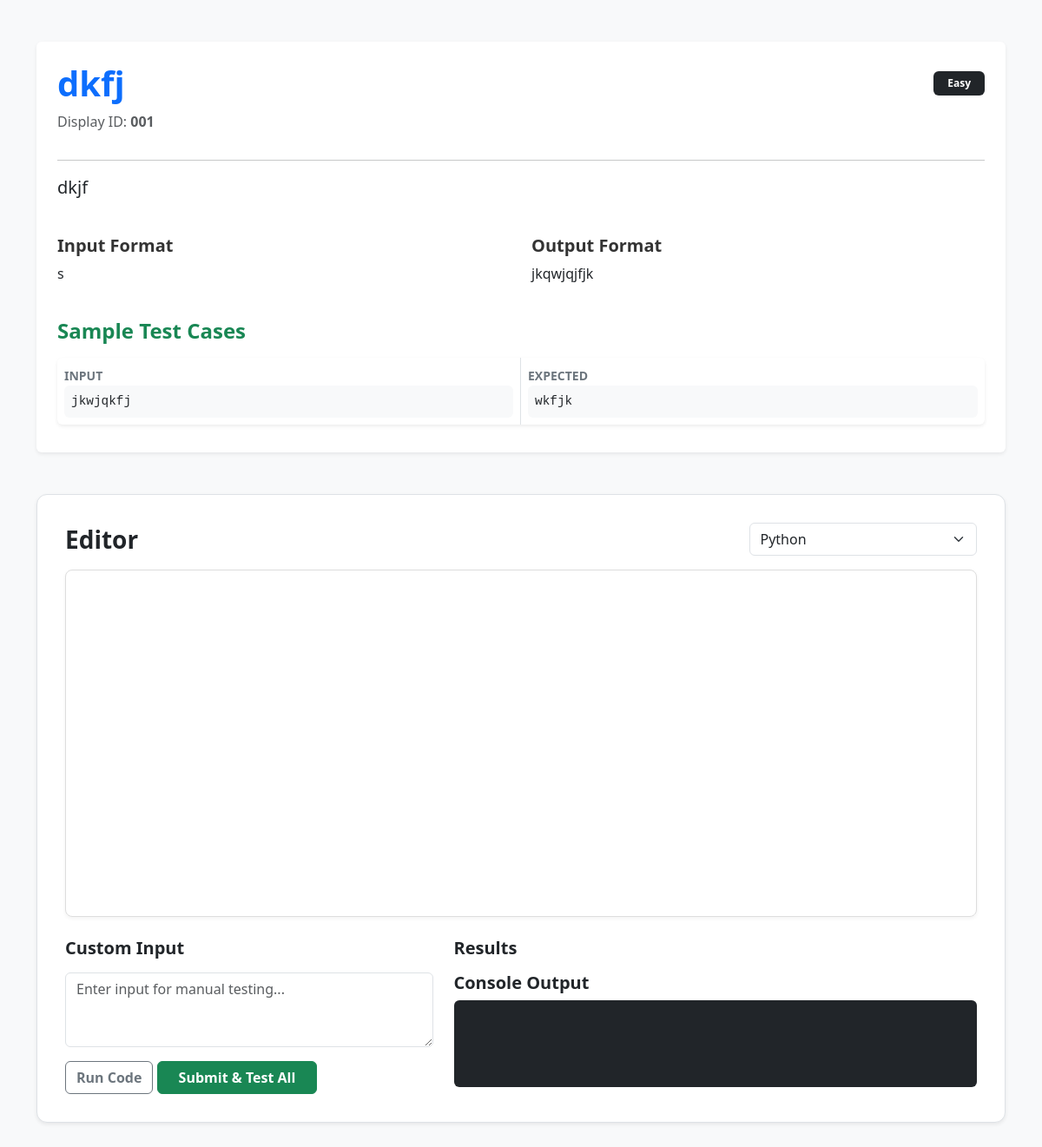
/solve_and_compiler_page/1, run on an earlier commit of the app's database.
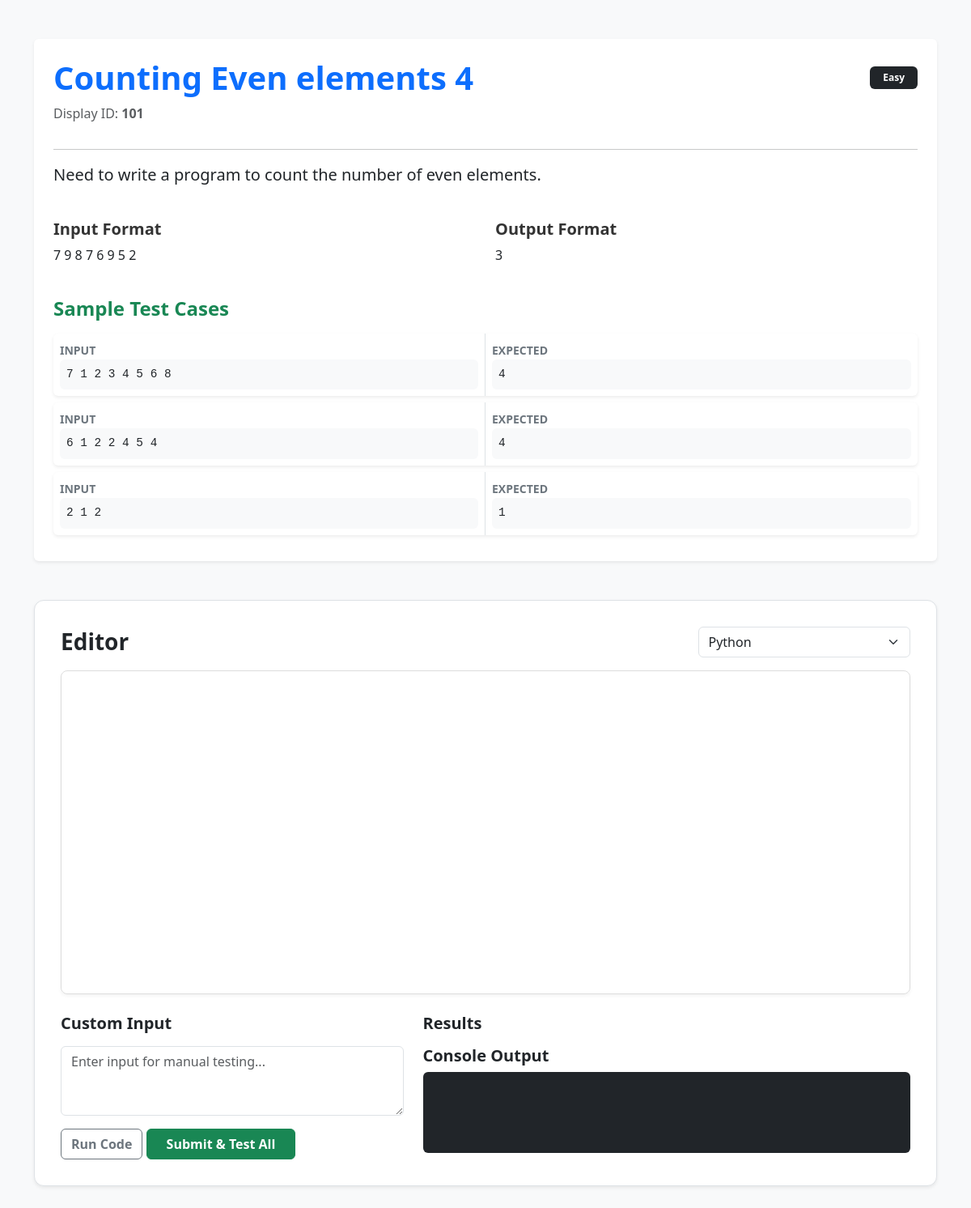
And on a later commit of the database.
### app.py (models this page shows)
class Question(db.Model):
    id = db.Column(db.Integer, primary_key=True)
    question_id = db.Column(db.String(10), unique=True)
    title = db.Column(db.String(100))
    description = db.Column(db.Text)
    input_format = db.Column(db.Text)
    constraints = db.Column(db.Text)
    output_format = db.Column(db.Text)
    explanation = db.Column(db.Text)
    difficulty = db.Column(db.String(50))
    test_cases = db.relationship('TestCase', backref='question', cascade="all, delete-orphan")

class TestCase(db.Model):
    id = db.Column(db.Integer, primary_key=True)
    input_data = db.Column(db.Text)
    expected_output = db.Column(db.Text)
    question_root_id = db.Column(db.Integer, db.ForeignKey('question.id'), nullable=False)

### app.py (the view)
@app.route('/solve_and_compiler_page/<int:id>')
def solve_and_compiler_page(id):
    q = Question.query.get_or_404(id)
    test_cases = TestCase.query.all()
    return render_template('solve_and_compiler_page.html', q=q, test_cases=test_cases)

### templates/solve_and_compiler_page.html (shortened to what this page needs)
<!DOCTYPE html>
<html lang="en">
<head>
    <link href="https://cdn.jsdelivr.net/npm/bootstrap@5.3.2/dist/css/bootstrap.min.css" rel="stylesheet">
</head>
<body class="bg-light">
<div class="container py-5">
    <div class="card shadow-sm border-0 p-4 mb-4">
        <div class="d-flex justify-content-between align-items-center">
            <h1 class="fw-bold text-primary m-0">{{ q.title }}</h1>
            <span class="badge bg-dark px-3 py-2">{{ q.difficulty }}</span>
        </div>
        <p class="text-muted mt-2">Display ID: <strong>{{ q.question_id }}</strong></p>
        <hr>
        <p class="lead text-dark">{{ q.description }}</p>
        <div class="row">
            <div class="col-md-6">
                <h5 class="label-heading">Input Format</h5>
                <p>{{ q.input_format }}</p>
            </div>
            <div class="col-md-6">
                <h5 class="label-heading">Output Format</h5>
                <p>{{ q.output_format }}</p>
            </div>
        </div>
        <h4 class="fw-bold mt-4 mb-3 text-success">Sample Test Cases</h4>
        <div class="row">
            {% for case in q.test_cases[:3] %}
            <div class="col-12 mb-2">
                <div class="card sample-card border-0 shadow-sm">
                    <div class="row g-0">
                        <div class="col-md-6 border-end p-2">
                            <span class="small fw-bold text-secondary">INPUT</span>
                            <pre class="bg-light p-2 rounded">{{ case.input_data }}</pre>
                        </div>
                        <div class="col-md-6 p-2">
                            <span class="small fw-bold text-secondary">EXPECTED</span>
                            <pre class="bg-light p-2 rounded">{{ case.expected_output }}</pre>
                        </div>
                    </div>
                </div>
            </div>
            {% endfor %}
        </div>
    </div>
    <div class="compiler-section shadow-sm">
        <div class="d-flex justify-content-between align-items-center mb-3">
            <h3 class="fw-bold m-0">Editor</h3>
            <select id="language" class="form-select w-25" onchange="changeLang()">
                <option value="python">Python</option>
            </select>
        </div>
        <div id="editor" style="height: 400px;"></div>
        <div class="row mt-4">
            <div class="col-md-5">
                <h5 class="fw-bold mb-3">Custom Input</h5>
                <textarea id="custom-input" class="form-control mb-3" rows="3" placeholder="Enter input for manual testing..."></textarea>
                <div class="d-grid gap-2 d-md-block">
                    <button id="run-btn" class="btn btn-outline-secondary fw-bold" onclick="handleRun(false)">Run Code</button>
                    <button id="submit-btn" class="btn btn-success fw-bold px-4" onclick="handleRun(true)">Submit & Test All</button>
                </div>
            </div>
            <div class="col-md-7">
                <h5 class="fw-bold mb-3">Results</h5>
                <h5 class="fw-bold mt-3 mb-2">Console Output</h5>
                <pre id="output-console" class="bg-dark text-white p-3 rounded" style="min-height: 100px; max-height: 300px; overflow-y: auto;"></pre>
            </div>
        </div>
    </div>
</div>
</body>
</html>

What changed in the data, as far as the page shows it:
changed Question "Easy": title "dkfj" → "Counting Even elements 4"; question_id "001" → "101"; description "dkjf" → "Need to write a program to count the number of even elements."; input_format "s" → "7 9 8 7 6 9 5 2"; output_format "jkqwjqjfjk" → "3"
changed TestCase (number 1 of 3 on the later page): input_data "jkwjqkfj" → "7 1 2 3 4 5 6 8"; expected_output "wkfjk" → "4"
added TestCase: input_data "6 1 2 2 4 5 4", expected_output "4"
added TestCase: input_data "2 1 2", expected_output "1"
